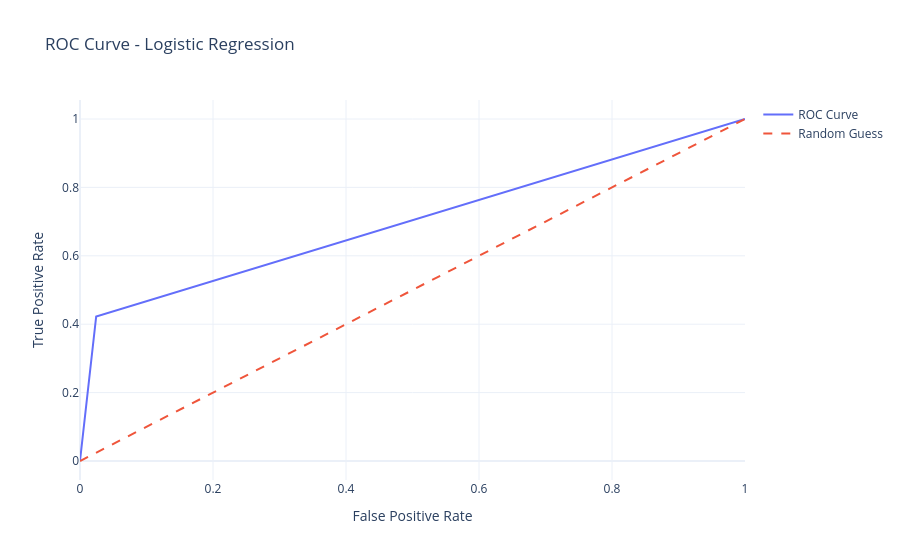

The cell this chart's notebook holds for it:
### Code cell
plot_roc_curve_plotly(lr_model, X_test, y_test, "Logistic Regression")

### Figure 1 — Plotly figure (JSON) as saved in the notebook; plotly's stock layout.template omitted (floating-point values rounded to 4 significant figures)
{"data": [{"mode": "lines", "name": "ROC Curve", "x": [0.0, 0.02432, 1.0], "y": [0.0, 0.4225, 1.0], "type": "scatter"}, {"line": {"dash": "dash"}, "mode": "lines", "name": "Random Guess", "x": [0, 1], "y": [0, 1], "type": "scatter"}], "layout": {"title": {"text": "ROC Curve - Logistic Regression"}, "xaxis": {"title": {"text": "False Positive Rate"}}, "yaxis": {"title": {"text": "True Positive Rate"}}}}
